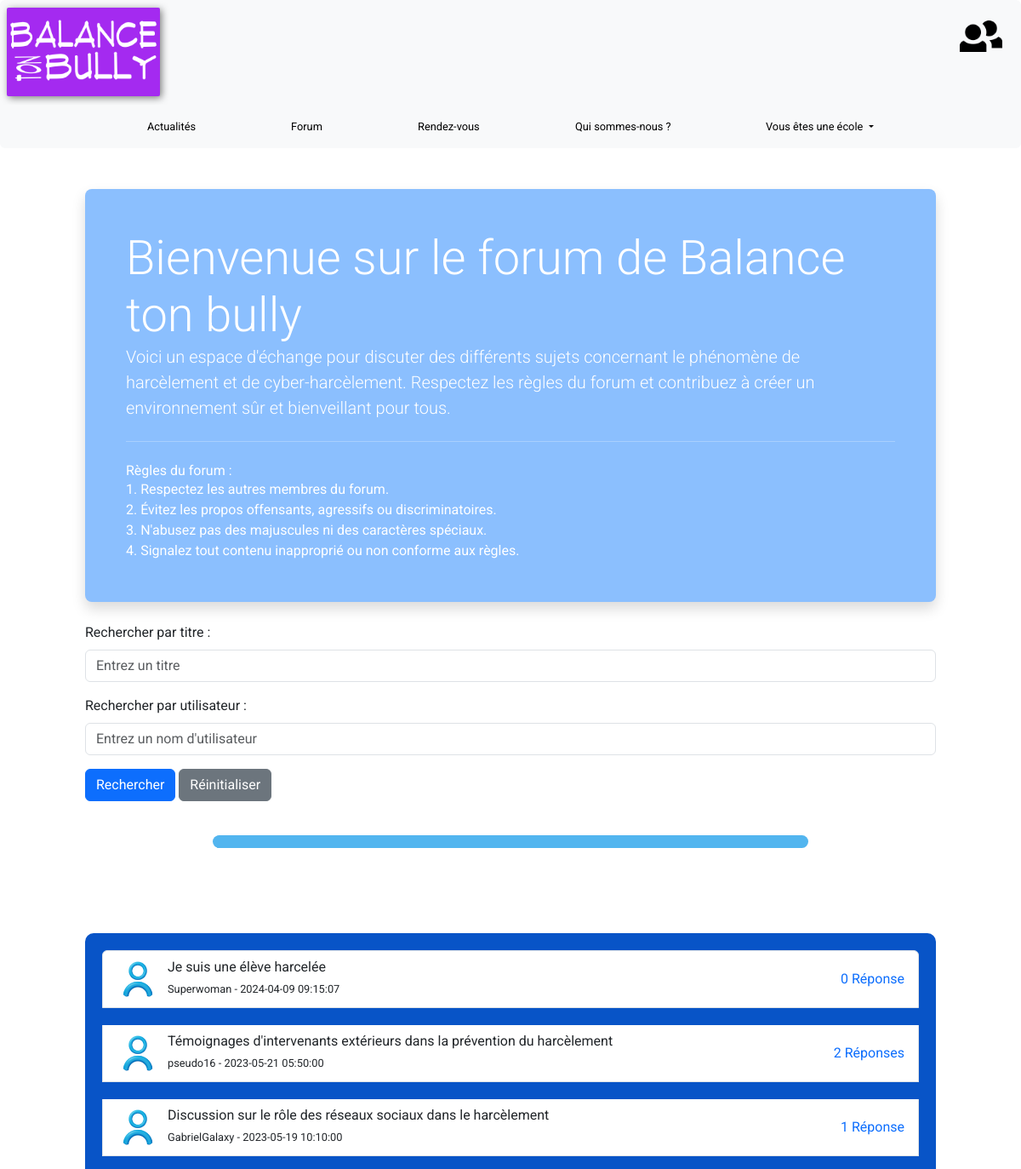
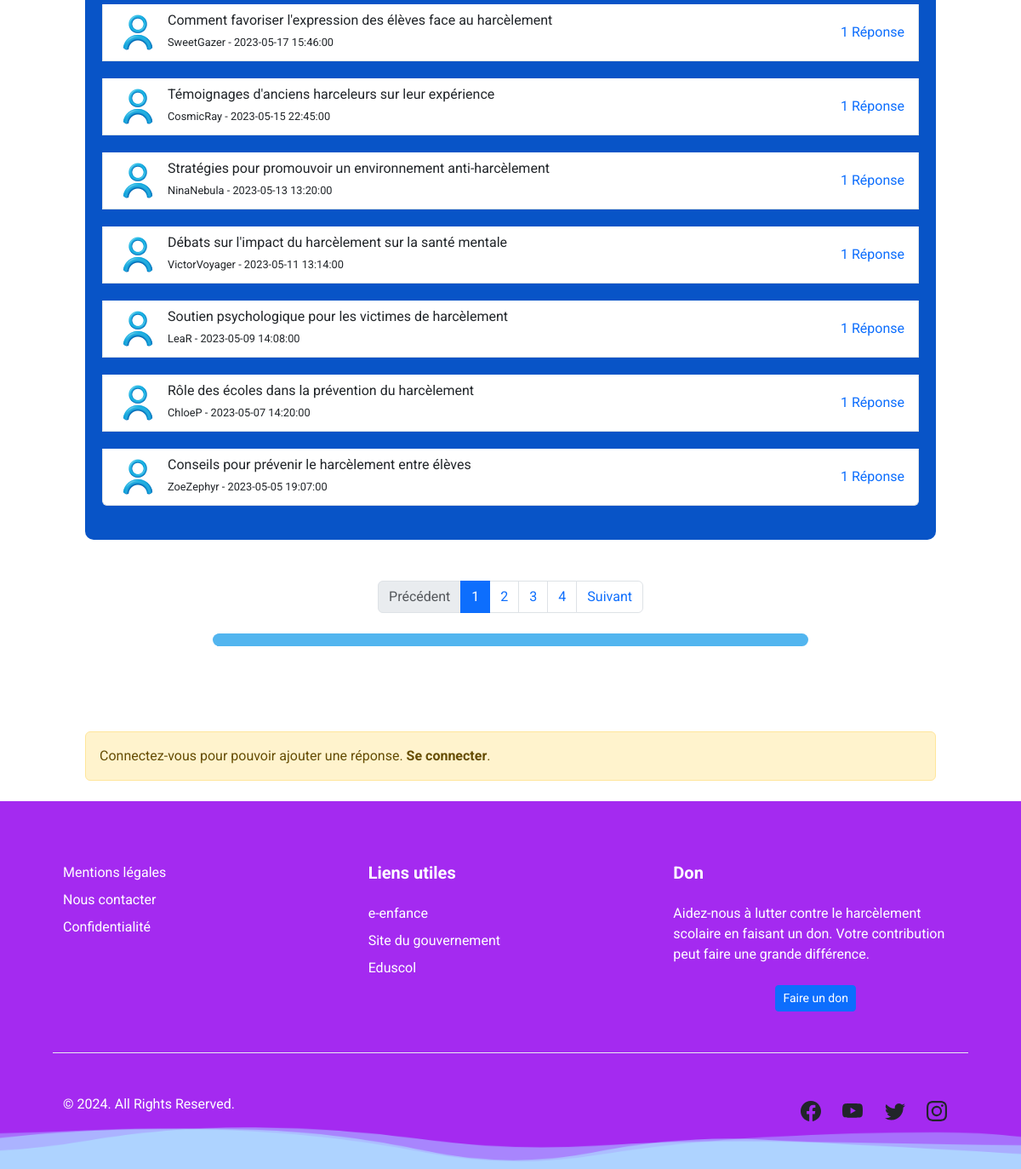
The page /pages/accueilForum.php on the database its author committed (2 pictures, top to bottom).
### tables this page shows
CREATE TABLE `sujets_forum` (
  `id` int(11) NOT NULL,
  `id_utilisateur` int(11) NOT NULL,
  `titre` varchar(255) NOT NULL,
  `contenu` text NOT NULL,
  `date_creation` datetime NOT NULL,
  `date_mise_a_jour` datetime DEFAULT NULL
);

CREATE TABLE `utilisateurs` (
  `id` int(11) NOT NULL,
  `firstName` varchar(255) DEFAULT NULL,
  `name` varchar(255) DEFAULT NULL,
  `userName` varchar(255) NOT NULL,
  `mail` varchar(255) NOT NULL,
  `photo_avatar` varchar(255) DEFAULT '/Balance_ton_bully/assets/avatarProfil.png',
  `password` varchar(255) NOT NULL,
  `token` varchar(50) DEFAULT NULL,
  `id_role` int(11) DEFAULT 2,
  `est_supprime` tinyint(1) DEFAULT 0
);

### pages/accueilForum.php (the view, shortened to what this page needs)
<?php
function compterSujets($dbh) {
    $countSql = "SELECT COUNT(*) AS total FROM sujets_forum";
    $stmt = $dbh->query($countSql);
    return $stmt->fetch(PDO::FETCH_ASSOC)['total'];
}
function recupererSujets($dbh, $limit, $offset, $searchTitle, $searchUser) {
    $sql = "SELECT sujets_forum.*, COUNT(reponses_forum.id_reponse) AS nombre_reponses, utilisateurs.userName, utilisateurs.photo_avatar
            FROM sujets_forum
            LEFT JOIN reponses_forum ON sujets_forum.id = reponses_forum.id_sujet
            LEFT JOIN utilisateurs ON sujets_forum.id_utilisateur = utilisateurs.id";
    $sql .= " GROUP BY sujets_forum.id
              ORDER BY sujets_forum.date_creation DESC
              LIMIT :limit OFFSET :offset";
    $stmt = $dbh->prepare($sql);
    $stmt->bindValue(':limit', $limit, PDO::PARAM_INT);
    $stmt->bindValue(':offset', $offset, PDO::PARAM_INT);
    $stmt->execute();
    return $stmt;
}
try {
    $dbh = dbConnexion();
    $limit = 10;
    $page = isset($_GET['page']) ? $_GET['page'] : 1;
    $offset = ($page - 1) * $limit;
    $totalRows = compterSujets($dbh);
    $totalPages = ceil($totalRows / $limit);
    $searchTitle = isset($_GET['searchTitle']) ? trim($_GET['searchTitle']) : '';
    $searchUser = isset($_GET['searchUser']) ? trim($_GET['searchUser']) : '';
    $result = recupererSujets($dbh, $limit, $offset, $searchTitle, $searchUser);
} catch (PDOException $e) {
    echo "Erreur PDO : " . $e->getMessage();
    exit();
}
?>
<!DOCTYPE html>
<html lang="fr">
<head>
    <?php include('../includes/headLink.php') ?>
    <link rel="stylesheet" href="../css/styleForum.css">
</head>
<body>
<?php include('../includes/headerNav.php') ?>
<div class="container mt-5">
    <div class="jumbotron jumbotron-fluid jumbotron-primary text-white rounded-3 p-5 shadow">
        <h1 class="display-4">Bienvenue sur le forum de Balance ton bully</h1>
        <p class="lead">Voici un espace d'échange pour discuter des différents sujets concernant le phénomène de harcèlement et de cyber-harcèlement. Respectez les règles du forum et contribuez à créer un environnement sûr et bienveillant pour tous.</p>
        <hr class="my-4 bg-light">
        <h3>Règles du forum :</h3>
        <p>1. Respectez les autres membres du forum.</p>
        <p>2. Évitez les propos offensants, agressifs ou discriminatoires.</p>
        <p>3. N'abusez pas des majuscules ni des caractères spéciaux.</p>
        <p>4. Signalez tout contenu inapproprié ou non conforme aux règles.</p>
    </div>
    <br>
    <form method="GET">
        <div class="mb-3">
            <label for="searchTitle" class="form-label">Rechercher par titre :</label>
            <input type="text" class="form-control" id="searchTitle" name="searchTitle" placeholder="Entrez un titre">
        </div>
        <div class="mb-3">
            <label for="searchUser" class="form-label">Rechercher par utilisateur :</label>
            <input type="text" class="form-control" id="searchUser" name="searchUser" placeholder="Entrez un nom d'utilisateur">
        </div>
        <div class="mb-3">
            <button type="submit" class="btn btn-primary">Rechercher</button>
            <a href="accueilForum.php" class="btn btn-secondary">Réinitialiser</a>
        </div>
    </form>
    <br>
    <div class="transition"></div>
    <div class="sujets-container">
        <div class="list-group">
            <?php if ($result->rowCount() > 0) : ?>
                <?php while($row = $result->fetch(PDO::FETCH_ASSOC)) : ?>
                    <a href="sujet.php?id=<?php echo $row['id']; ?>" class="list-group-item sujet">
                        <div class="d-flex align-items-center">
                            <img src="<?php echo $row['photo_avatar']; ?>" alt="Avatar" class="avatar mr-3">
                            <div>
                                <h5 class="mb-1"><?php echo $row['titre']; ?></h5>
                                <small><?php echo $row['userName']; ?> - <?php echo $row['date_creation']; ?> </small>
                            </div>
                            <div class="nombre-reponses">
                                <span class="text-primary" style="cursor: pointer;" >
                                    <?php if ($row['nombre_reponses'] > 1){
                                        echo $row['nombre_reponses'] ?> Réponses</span> <?php
                                    } else {
                                       echo $row['nombre_reponses']; ?> Réponse</span> <?php
                                    }?>
                            </div>
                        </div>
                    </a>
                <?php endwhile; ?>
            <?php else : ?>
                <p>Aucun sujet trouvé.</p>
            <?php endif; ?>
        </div>
    </div>
    <br>
    <?php
    if (empty($_GET['searchTitle']) && empty($_GET['searchUser']) && ($totalPages > 1) ): ?>
            <nav aria-label="Pagination" class="mt-4">
                <ul class="pagination justify-content-center">
                    <li class="page-item <?php echo $page <= 1 ? 'disabled' : ''; ?>">
                        <a class="page-link" href="?page=<?php echo $page - 1; ?>" tabindex="-1">Précédent</a>
                    </li>
                    <?php for ($i = 1; $i <= $totalPages; $i++) : ?>
                        <?php
                        $pageDelta = 2;
                        if ($i >= $page - $pageDelta && $i <= $page + $pageDelta) :
                            ?>
                            <li class="page-item <?php echo $page == $i ? 'active' : ''; ?>">
                                <a class="page-link" href="?page=<?php echo $i; ?>"><?php echo $i; ?></a>
                            </li>
                        <?php elseif ($i == 1 || $i == $totalPages) : ?>
                            <li class="page-item">
                                <a class="page-link" href="?page=<?php echo $i; ?>"><?php echo $i; ?></a>
                            </li>
                        <?php endif; ?>
                    <?php endfor; ?>
                    <li class="page-item <?php echo $page >= $totalPages ? 'disabled' : ''; ?>">
                        <a class="page-link" href="?page=<?php echo $page + 1; ?>">Suivant</a>
                    </li>
                </ul>
            </nav>
        <?php endif; ?>
    <br>
    <div class="transition"></div>
</div>
<?php
if(isset($_SESSION['nickName'])) :
    ?>
    <div class="container mt-5">
        <div class="card">
            <div class="card-header">
                Créer un nouveau sujet
            </div>
            <div class="card-body">
                <form method="post" action="../php/ajouterSujet.php">
                    <div class="form-group">
                        <label for="titre">Titre du sujet</label>
                        <input type="text" class="form-control" id="titre" name="titre" required>
                    </div>
                    <div class="form-group">
                        <label for="contenu">Contenu du sujet</label>
                        <textarea class="form-control" id="contenu" name="contenu" rows="5" required></textarea>
                    </div>
                    <button type="submit" class="btn btn-primary mt-2">Créer</button>
                </form>
            </div>
        </div>
    </div>
<?php else : ?>
    <div class="container mt-5">
        <div class="alert alert-warning" role="alert">
            Connectez-vous pour pouvoir ajouter une réponse. <a href="connexion.php" class="alert-link">Se connecter</a>.
        </div>
    </div>
<?php endif; ?>
<?php include('../includes/footer.php') ?>
</body>
</html>

### css/style.css (style rules this page uses)
* { font-family: "Roboto"; margin: 0; box-sizing: border-box; padding: 0; }
body, html { height: 100%; }
.transition { display: flex; justify-content: center; align-items: center; height: 15px; margin-left: 15%; margin-right: 15%; background: #52B5EF; border-radius: 13px; margin-bottom: 100px; }

### css/styleForum.css (style rules this page uses)
.jumbotron-primary { background-color: #8BBFFE; color: white; }
.avatar { width: 50px; height: 50px; border-radius: 50%; margin-right: 10px; }
.sujet { margin-bottom: 20px; }
.nombre-reponses { margin-left: auto; }
.sujets-container { background-color: #0854C7; padding: 20px; border-radius: 10px; margin-top: 20px; }

### rows shown on the page
sujets_forum: id_utilisateur.photo_avatar (picture), titre "Je suis une élève harcelée", id_utilisateur.userName "Superwoman", date_creation "2024-04-09 09:15:07", nombre_reponses "0"
sujets_forum: id_utilisateur.photo_avatar (picture), titre "Témoignages d'intervenants extérieurs dans la prévention du harcèlement", id_utilisateur.userName "pseudo16", date_creation "2023-05-21 05:50:00", nombre_reponses "2"
sujets_forum: id_utilisateur.photo_avatar (picture), titre "Discussion sur le rôle des réseaux sociaux dans le harcèlement", id_utilisateur.userName "GabrielGalaxy", date_creation "2023-05-19 10:10:00", nombre_reponses "1"
sujets_forum: id_utilisateur.photo_avatar (picture), titre "Comment favoriser l'expression des élèves face au harcèlement", id_utilisateur.userName "SweetGazer", date_creation "2023-05-17 15:46:00", nombre_reponses "1"
sujets_forum: id_utilisateur.photo_avatar (picture), titre "Témoignages d'anciens harceleurs sur leur expérience", id_utilisateur.userName "CosmicRay", date_creation "2023-05-15 22:45:00", nombre_reponses "1"
sujets_forum: id_utilisateur.photo_avatar (picture), titre "Stratégies pour promouvoir un environnement anti-harcèlement", id_utilisateur.userName "NinaNebula", date_creation "2023-05-13 13:20:00", nombre_reponses "1"
sujets_forum: id_utilisateur.photo_avatar (picture), titre "Débats sur l'impact du harcèlement sur la santé mentale", id_utilisateur.userName "VictorVoyager", date_creation "2023-05-11 13:14:00", nombre_reponses "1"
sujets_forum: id_utilisateur.photo_avatar (picture), titre "Soutien psychologique pour les victimes de harcèlement", id_utilisateur.userName "LeaR", date_creation "2023-05-09 14:08:00", nombre_reponses "1"
sujets_forum: id_utilisateur.photo_avatar (picture), titre "Rôle des écoles dans la prévention du harcèlement", id_utilisateur.userName "ChloeP", date_creation "2023-05-07 14:20:00", nombre_reponses "1"
sujets_forum: id_utilisateur.photo_avatar (picture), titre "Conseils pour prévenir le harcèlement entre élèves", id_utilisateur.userName "ZoeZephyr", date_creation "2023-05-05 19:07:00", nombre_reponses "1"
